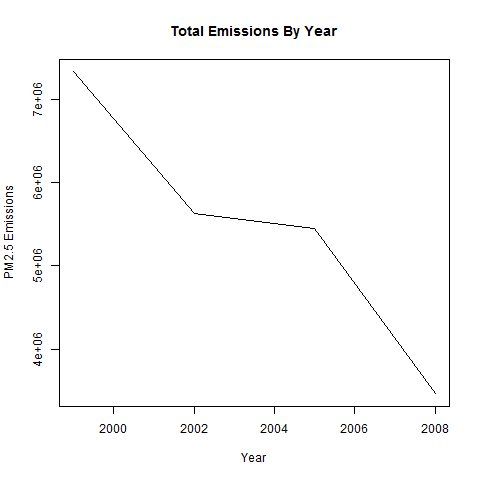

Reproduce this figure in R.
ptm <- proc.time()
NEI1999 <- c(1999, sum(NEI[NEI$year == 1999 ,c("Emissions")]))
NEI2002 <- c(2002, sum(NEI[NEI$year == 2002 ,c("Emissions")]))
NEI2005 <- c(2005, sum(NEI[NEI$year == 2005 ,c("Emissions")]))
NEI2008 <- c(2008, sum(NEI[NEI$year == 2008 ,c("Emissions")]))
proc.time() - ptm

png(filename = "plot1.png", width =480, height = 480, units = "px")
ptm <- proc.time()
plot(aggregate(NEI[,c("Emissions")],by = list(NEI$year),sum), type = "l", xlab = "Year", 
     ylab = "PM2.5 Emissions", main = "Total Emissions By Year")
proc.time() - ptm
dev.off()